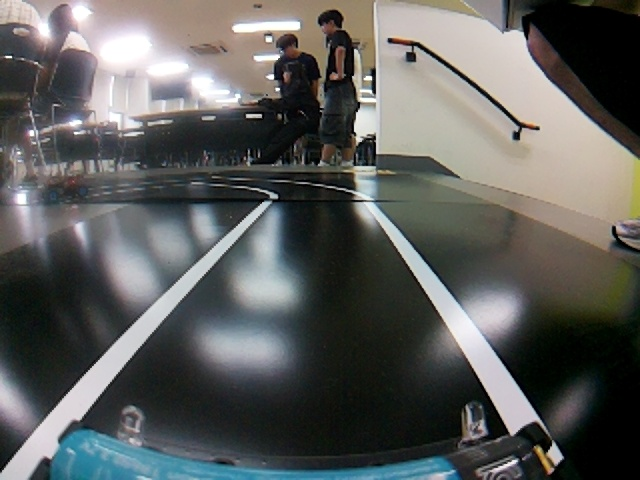
#> input picture test_pic_1.jpg, 640 x 480 px, found by its file name
$ python image_test_choi.py
#> lines starting #> are read from the running program, lines starting #| are printed output that depends on the picture; after the words box and inside, x2 and y2 are one past the last pixel; in counts of white or black regions, pixels touching at a corner belong together
import cv2
import numpy as np

# 이미지 파일 경로
image_path = 'test_pic_1.jpg'    # 상대경로 (pwd: E:\dev_in_E\git-clones-E\auto_driving> )
# image_path = 'test_pic_2.jpg'    # 상대경로 (pwd: E:\dev_in_E\git-clones-E\auto_driving> )
# test_pic_1.jpg / test_pic_2.jpg / image_of_test.PNG

frame = cv2.imread(image_path)
#> frame is the input picture: shape (480, 640, 3); mean B, G, R 92.8, 94.7, 93.6
frame = cv2.resize(frame, (640, 480))
# image_path = 'C:/Users/HeoYun/Desktop/auto_driving/cap/captured_frames/frame_ (371).jpg'
# frame = cv2.imread(image_path)
#frame = cv2.resize(frame, (640, 480))
if frame is None:
    print(f"이미지를 불러올 수 없습니다: {image_path}")
    exit()

# 트랙바/창 생성 (lower_white, upper_white, binary)
cv2.namedWindow('lower_white')
# cv2.moveWindow('lower_white', -1000, -1000)     # 창 안보이게 치우기

cv2.namedWindow('upper_white')
# cv2.moveWindow('upper_white', -1000, -1000)     # 창 안보이게 치우기

cv2.createTrackbar('lower_S', 'lower_white', 0, 255, lambda x: None)
cv2.createTrackbar('lower_V', 'lower_white', 180, 255, lambda x: None)
cv2.createTrackbar('upper_S', 'upper_white', 28, 255, lambda x: None)

cv2.namedWindow('binary')
cv2.createTrackbar('thresh', 'binary', 175, 255, lambda x: None)
# cv2.moveWindow('binary', -1000, -1000)          # 창 안보이게 치우기

# hough lines 창 생성
cv2.namedWindow('hough')
cv2.createTrackbar('minLineLength', 'hough', 30, 100, lambda x: None)
cv2.createTrackbar('maxLineGap', 'hough', 30, 100, lambda x: None)
# cv2.moveWindow('hough', -1000, -1000)           # 창 안보이게 치우기

# 표시용 창 생성 및 크기 조절 가능
for name in ['original_image', 'hough_lines_only', 'original_with_lines', 'processed_frame']:
    cv2.namedWindow(name, cv2.WINDOW_NORMAL)
    cv2.resizeWindow(name, 640, 480)


while True:
    # 트랙바에서 값 읽기
    ls = cv2.getTrackbarPos('lower_S', 'lower_white')   # 인수 2개: '트랙바 이름', '트랙바 창 이름' -> 트랙바 값 반환
    # lv = cv2.getTrackbarPos('lower_V', 'lower_white')   # lower_V = 얼마나 밝아야 흰색으로 볼 것인가
    lv = 196                                            # 수정: 196 임의 설정
    us = cv2.getTrackbarPos('upper_S', 'upper_white')   # upper_S = 얼마나 채도가 낮아야 흰색으로 볼 것인가
    lower_white = np.array([0, ls, lv])
    upper_white = np.array([180, us, 255])

    # 추가 4. 흰색&검은색만 남기기 ---------------------------------------------------
    hsv_full = cv2.cvtColor(frame, cv2.COLOR_BGR2HSV)
#> hsv_full: shape (480, 640, 3); mean H, S, V 68.2, 50.2, 100.7

    # 흰색 범위 (채도 낮고, 밝기 높음)
    lower_white_full = np.array([0, 0, 180])
    upper_white_full = np.array([180, 40, 255])
    mask_white_only = cv2.inRange(hsv_full, lower_white_full, upper_white_full)
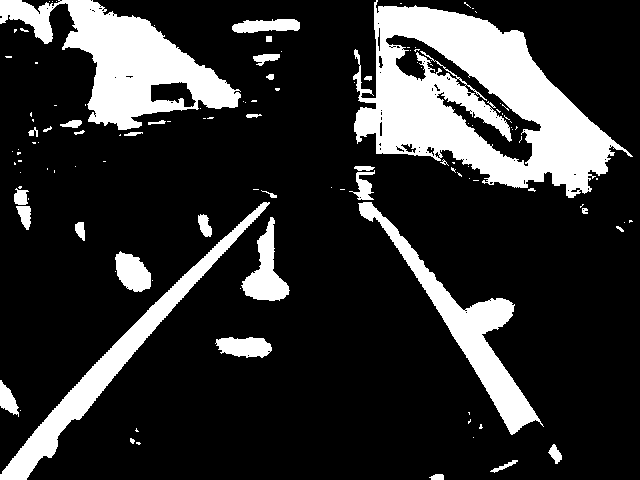
#> mask_white_only: shape (480, 640); 19.5% white; 119 white regions (86 under 20 px), largest, box (x1, y1, x2, y2) and area: (353, 0, 633, 198) 26127, (0, 0, 241, 130) 12485, (0, 202, 270, 480) 6867

    # 검은색 범위 (밝기 낮음)
    lower_black_full = np.array([0, 0, 0])
    upper_black_full = np.array([180, 255, 50])
    mask_black_only = cv2.inRange(hsv_full, lower_black_full, upper_black_full)
#> mask_black_only: shape (480, 640); 35.5% white; 210 white regions (180 under 20 px), largest, box (x1, y1, x2, y2) and area: (81, 171, 509, 469) 49544, (452, 265, 640, 480) 19554, (0, 251, 131, 413) 12234

    # 흰색 + 검은색 마스크 합치기
    mask_wb = cv2.bitwise_or(mask_white_only, mask_black_only)
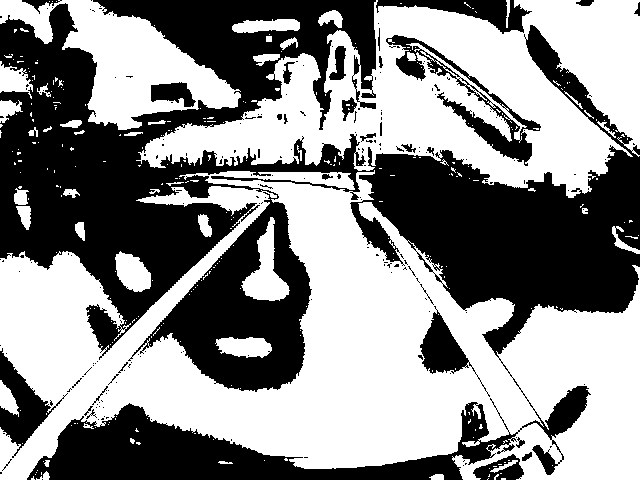
#> mask_wb: shape (480, 640); 55% white; 208 black regions (178 under 20 px), largest, box (x1, y1, x2, y2) and area: (0, 0, 640, 480) 124884, (386, 35, 541, 166) 3592, (0, 348, 68, 458) 2364

    # 마스크 적용
    frame = cv2.bitwise_and(frame, frame, mask=mask_wb)
    # -----------------------------------------------------------------------------

    # 추가 4. 흰/검만 남기는 전처리 (Lab 기반, 극단 필터) -------------------------------
    # lab = cv2.cvtColor(frame, cv2.COLOR_BGR2Lab)
    # L, A, B = cv2.split(lab)

    # # 무채색(그레이/흰/검): a,b가 128 근처
    # ta, tb = 10, 10            # a,b 허용 범위(작을수록 더 극단)
    # mask_a = cv2.inRange(A, 128 - ta, 128 + ta)
    # mask_b = cv2.inRange(B, 128 - tb, 128 + tb)
    # mask_neutral = cv2.bitwise_and(mask_a, mask_b)

    # # 밝기 기준으로 흰/검 분리
    # L_white_min = 200          # 높일수록 더 순백만 통과
    # L_black_max = 60           # 낮출수록 더 순흑만 통과
    # mask_white = cv2.inRange(L, L_white_min, 255)
    # mask_black = cv2.inRange(L, 0, L_black_max)

    # # 무채색 조건과 AND
    # mask_white = cv2.bitwise_and(mask_white, mask_neutral)
    # mask_black = cv2.bitwise_and(mask_black, mask_neutral)

    # # 최종: 흰 + 검만 남김
    # mask_wb = cv2.bitwise_or(mask_white, mask_black)

    # # (선택) 작은 점 제거
    # # kernel = cv2.getStructuringElement(cv2.MORPH_RECT, (3, 3))
    # # mask_wb = cv2.morphologyEx(mask_wb, cv2.MORPH_OPEN, kernel, iterations=1)

    # # 원본 프레임에 마스크 적용 → 나머지 색 전부 제거
    # frame = cv2.bitwise_and(frame, frame, mask=mask_wb)

    # # 두 톤으로 보고 싶으면(디버깅용):
    # # result = np.zeros_like(frame)
    # # result[mask_white > 0] = (255, 255, 255)
    # # result[mask_black > 0] = (0, 0, 0)
    # # cv2.imshow('wb_only', result)
    # ----------------------------------------------------------------------------


    # 1. HSV 마스킹 및 gray 변환
    hsv = cv2.cvtColor(frame, cv2.COLOR_BGR2HSV)
#> hsv: shape (480, 640, 3); mean H, S, V 36.1, 28.7, 49.3
    mask = cv2.inRange(hsv, lower_white, upper_white)
#> mask: shape (480, 640); 12% white; 77 white regions (45 under 20 px), largest, box (x1, y1, x2, y2) and area: (380, 9, 610, 141) 9574, (64, 0, 241, 130) 9253, (0, 203, 267, 480) 6618
    mask_white = cv2.bitwise_and(frame, frame, mask=mask)
    gray = cv2.cvtColor(mask_white, cv2.COLOR_BGR2GRAY)

    # 추가 1. 미디언 블러 (반사광 억제)
    gray = cv2.medianBlur(gray, 3)

    # 추가 2-1. 화이트 탑햇 (작은 반사광 추출해서 제거)
    kernel_size = 7  # 차선 두께보다 약간 작은 크기로 조정
    kernel = cv2.getStructuringElement(cv2.MORPH_RECT, (kernel_size, kernel_size))
    tophat = cv2.morphologyEx(gray, cv2.MORPH_TOPHAT, kernel)

    # 추가 2-2. 반사광 억제: 원본 gray에서 tophat 결과 빼기
    gray = cv2.subtract(gray, tophat)

    # 2. binary threshold/canny
    threshold_val = cv2.getTrackbarPos('thresh', 'binary')
    _, binary = cv2.threshold(gray, threshold_val, 255, cv2.THRESH_BINARY)
#> binary: shape (480, 640); 10.9% white; 16 white regions, largest, box (x1, y1, x2, y2) and area: (382, 10, 580, 134) 9119, (67, 0, 238, 128) 9082, (0, 234, 235, 480) 6277
    kernel = np.ones((5, 5), np.uint8)
    morphed = cv2.morphologyEx(binary, cv2.MORPH_CLOSE, kernel)
#> morphed: shape (480, 640); 10.9% white; 14 white regions, largest, box (x1, y1, x2, y2) and area: (382, 10, 580, 134) 9138, (67, 0, 238, 128) 9131, (0, 234, 235, 480) 6283
    edges = cv2.Canny(morphed, 80, 200, apertureSize=5)         # 수정 3. Canny 강한 경계 검출 (기존: 40, 120, 3)
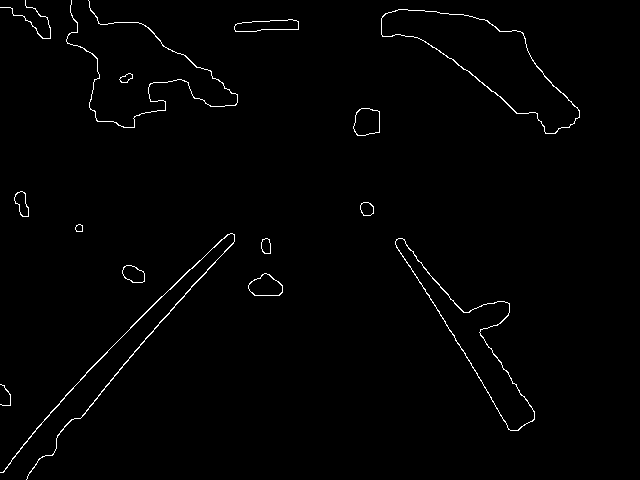
#> edges: shape (480, 640); 1.1% white in thin lines or dots

    # 3. 허프 라인 검출
    minLineLength = cv2.getTrackbarPos('minLineLength', 'hough')
    maxLineGap = cv2.getTrackbarPos('maxLineGap', 'hough')
    lines = cv2.HoughLinesP(edges, 1, np.pi / 180, threshold=80, minLineLength=minLineLength, maxLineGap=maxLineGap)
#> lines = [[114, 375, 196, 281], [395, 242, 491, 397], [65, 395, 151, 306], [27, 477, 118, 372], [124, 334, 227, 234], [0, 472, 94, 364]]

    # (1) 허프 라인만 그린 이미지 (검정 바탕)
    hough_img = np.zeros_like(frame)
    if lines is not None:
        for line in lines:
            x1, y1, x2, y2 = line[0]
            cv2.line(hough_img, (x1, y1), (x2, y2), (0,255,0), 2)
#> this loop made 6 passes
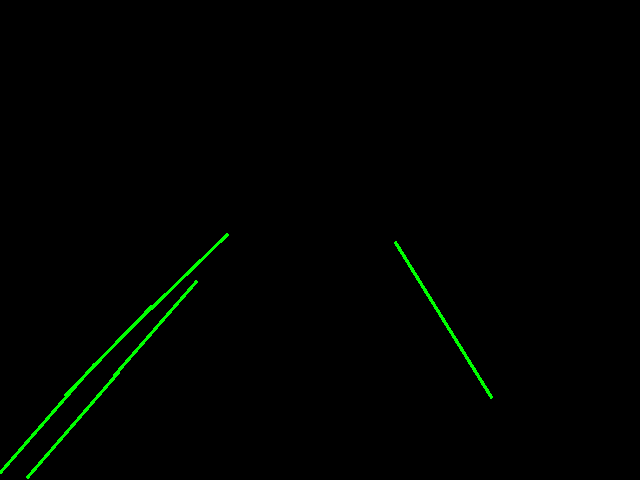
#> hough_img: shape (480, 640, 3); mean of channels 0, 1, 2 0, 2.1, 0; drawn as B, G, R

    # (2) 원본 이미지 위에 허프 라인 그린 이미지
    original_with_lines = frame.copy()
    if lines is not None:
        for line in lines:
            x1, y1, x2, y2 = line[0]
            cv2.line(original_with_lines, (x1, y1), (x2, y2), (0,255,0), 2)
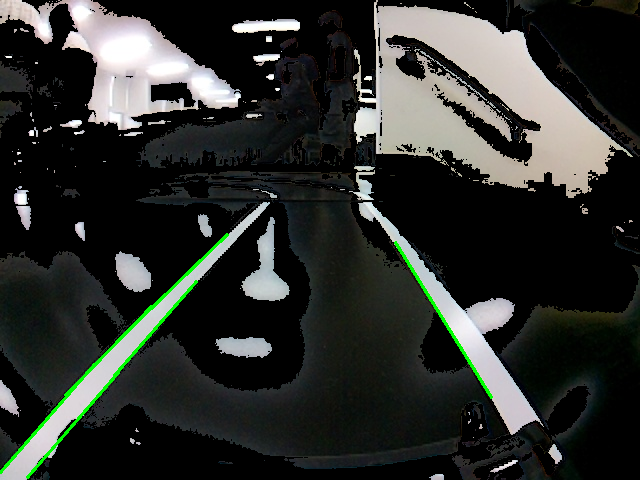
#> original_with_lines: shape (480, 640, 3); mean B, G, R 45.3, 48.5, 46.2

    # (3) processed_frame(엣지에 허프 라인 그리기)
    pre_frame = cv2.cvtColor(edges, cv2.COLOR_GRAY2BGR)
#> pre_frame: shape (480, 640, 3); 1.1% white in thin lines or dots
    if lines is not None:
        for line in lines:
            x1, y1, x2, y2 = line[0]
            cv2.line(pre_frame, (x1, y1), (x2, y2), (0,255,0), 2)
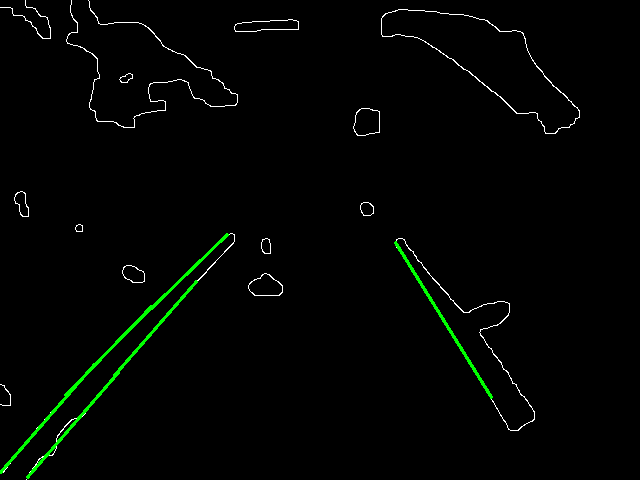
#> pre_frame: shape (480, 640, 3); mean B, G, R 2.1, 4.3, 2.1

    # (4) 원본 이미지만 따로
    cv2.imshow('original_image', frame)
    cv2.imshow('hough_lines_only', hough_img)
    cv2.imshow('original_with_lines', original_with_lines)
    cv2.imshow('processed_frame', pre_frame)

    # y = 380 에서 차선 중심 계산 및 x_candidates 저장
    y_target = 380  # 원하는 y좌표

    x_candidates = []

    if lines is not None:
     for line in lines:
            x1, y1, x2, y2 = line[0]
         # y=380을 선분이 지나갈 경우만!
            if (y1 - y_target) * (y2 - y_target) <= 0:
             # 선분 공식으로 y=380에서 x 좌표 계산
                if y2 != y1:
                    x_at_y = x1 + (y_target - y1) * (x2 - x1) / (y2 - y1)
                    x_candidates.append(int(x_at_y))
                elif y1 == y2 == y_target:  # 수평선(드물지만)
                   x_candidates.extend([x1, x2])
#> this loop made 6 passes
#> (x1, y1, x2, y2, x_at_y) on passes 2, 3, 4, 6: (395, 242, 491, 397, 480.5), (65, 395, 151, 306, 79.49), (27, 477, 118, 372, 111.1), (0, 472, 94, 364, 80.07)
#> after the loop, x_candidates = [480, 79, 111, 80]

    if x_candidates:
        mean_x = int(np.mean(x_candidates))
#> mean_x = 187
        cv2.circle(hough_img, (mean_x, y_target), 8, (0, 0, 255), -1)  # 빨간 점 표시
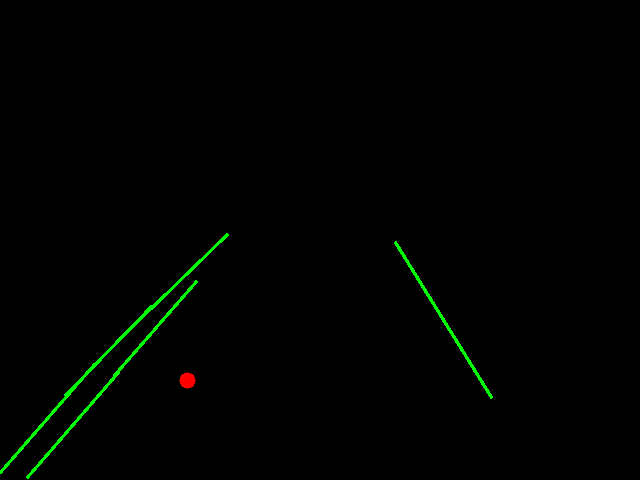
#> hough_img: shape (480, 640, 3); 0.06% of pixels changed, all inside (x1, y1, x2, y2) = (179, 372, 196, 389); drawn as B, G, R

    cv2.imshow('hough_img', hough_img)

    if cv2.waitKey(1) & 0xFF == 27:  # ESC 종료
#> (key Esc is pressed here)
        break


cv2.destroyAllWindows()


"""
사진 저장 코드
        frame = runtime.camera.get_image()
        frame = cv2.cvtColor(frame, cv2.COLOR_BGRA2RGB)
        if frame is None:
            print("❌ 프레임 없음, 저장 안 함")
        else:
            timestamp = datetime.datetime.now().strftime("%Y%m%d_%H%M%S_%f")
            filename = f"frame_{timestamp}.jpg"
            filepath = os.path.join(save_dir, filename)

            ok = cv2.imwrite(filepath, frame)
            if ok:
                print(f"✅ 이미지 저장 완료: {filename}")
            else:
                print(f"❌ 이미지 저장 실패: {filename}")

        time.sleep(0.3)

"""

$ run again, with test_pic_2.jpg copied over test_pic_1.jpg
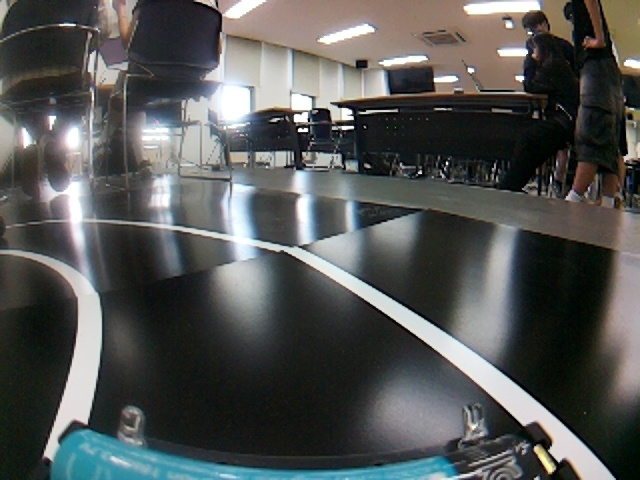
#> input picture test_pic_2.jpg, 640 x 480 px, found by its file name
#> frame is the input picture: shape (480, 640, 3); mean B, G, R 84, 85.3, 83.4
#> hsv_full: shape (480, 640, 3); mean H, S, V 66.6, 49.3, 90.7
#> mask_white_only: shape (480, 640); 11.7% white; 158 white regions (104 under 20 px), largest, box (x1, y1, x2, y2) and area: (143, 176, 615, 480) 10213, (186, 33, 389, 164) 8210, (33, 257, 102, 460) 4532
#> mask_black_only: shape (480, 640); 41.4% white; 220 white regions (181 under 20 px), largest, box (x1, y1, x2, y2) and area: (81, 229, 440, 469) 43966, (331, 0, 640, 199) 27065, (498, 230, 640, 480) 18608
#> mask_wb: shape (480, 640); 53% white; 256 black regions (223 under 20 px), largest, box (x1, y1, x2, y2) and area: (0, 0, 640, 480) 112433, (42, 348, 531, 480) 23917, (600, 0, 640, 78) 2159
#> hsv: shape (480, 640, 3); mean H, S, V 35.5, 28.5, 37.5
#> mask: shape (480, 640); 8.9% white; 119 white regions (73 under 20 px), largest, box (x1, y1, x2, y2) and area: (151, 183, 612, 480) 8775, (186, 42, 360, 157) 5986, (44, 267, 102, 460) 4158
#> binary: shape (480, 640); 7.6% white; 27 white regions, largest, box (x1, y1, x2, y2) and area: (292, 248, 612, 480) 6833, (187, 62, 316, 129) 4550, (54, 272, 102, 433) 3840
#> morphed: shape (480, 640); 7.6% white; 24 white regions, largest, box (x1, y1, x2, y2) and area: (292, 248, 612, 480) 6835, (187, 62, 344, 129) 5342, (46, 272, 102, 456) 4024
#> edges: shape (480, 640); 1.1% white in thin lines or dots
#> lines = [[436, 349, 579, 469], [292, 253, 379, 308], [477, 354, 552, 415]]
#> the loop `for line in lines:` made 3 passes
#> after the loop `for line in lines:`:
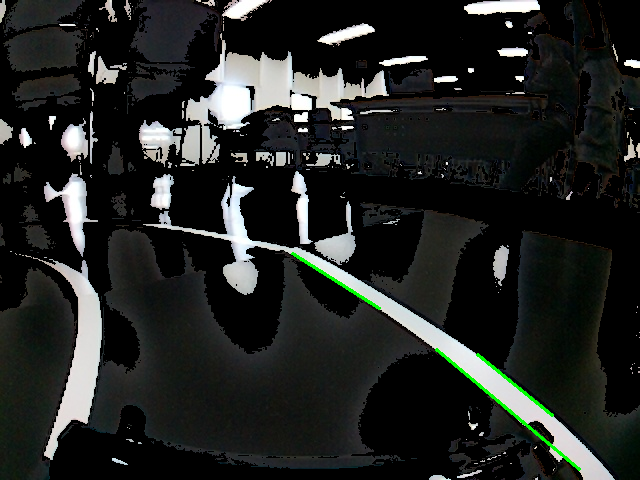
#> original_with_lines: shape (480, 640, 3); mean B, G, R 35, 36.9, 34.6
#> the loop `for line in lines:` made 3 passes
#> (x1, y1, x2, y2, x_at_y) on passes 1, 3: (436, 349, 579, 469, 472.9), (477, 354, 552, 415, 509)
#> after the loop `for line in lines:`: x_candidates = [472, 508]
#> mean_x = 490
#> `cv2.circle(hough_img, (mean_x, y_target), 8, (0, 0, 255), -1)`:
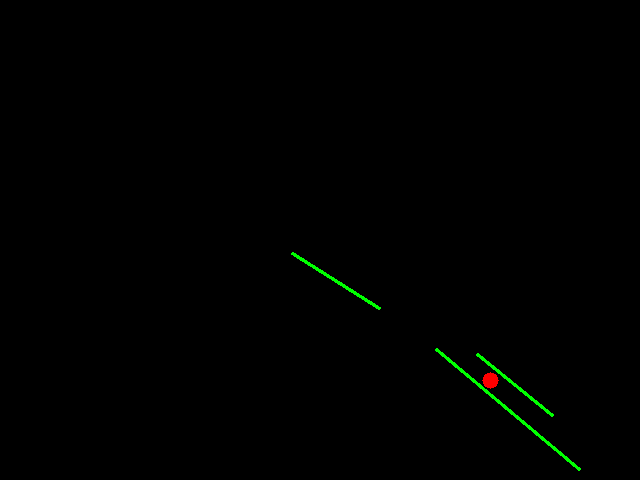
#> hough_img: shape (480, 640, 3); mean of channels 0, 1, 2 0, 1.1, 0.2; drawn as B, G, R

$ run again, with image_of_test.PNG saved as test_pic_1.jpg
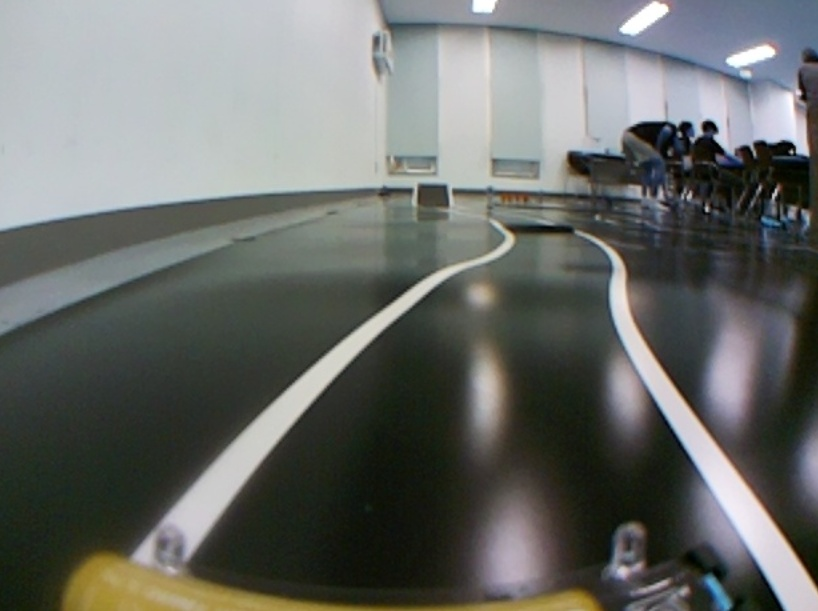
#> input picture image_of_test.PNG, 818 x 611 px, found by its file name
#> frame is the input picture: shape (611, 818, 3); mean B, G, R 104.4, 107.8, 105.1
#> hsv_full: shape (480, 640, 3); mean H, S, V 69.5, 42.2, 111.9
#> mask_white_only: shape (480, 640); 26.6% white; 37 white regions (19 under 20 px), largest, box (x1, y1, x2, y2) and area: (0, 0, 633, 180) 67097, (465, 188, 640, 480) 5757, (128, 174, 401, 437) 5719
#> mask_black_only: shape (480, 640); 27.2% white; 83 white regions (62 under 20 px), largest, box (x1, y1, x2, y2) and area: (154, 250, 376, 475) 30574, (0, 297, 195, 480) 19378, (398, 275, 569, 480) 16078
#> mask_wb: shape (480, 640); 53.9% white; 114 black regions (98 under 20 px), largest, box (x1, y1, x2, y2) and area: (0, 0, 640, 480) 134022, (470, 410, 544, 480) 2772, (617, 320, 640, 411) 1447
#> hsv: shape (480, 640, 3); mean H, S, V 36.9, 24, 63.7
#> mask: shape (480, 640); 22.5% white; 37 white regions (21 under 20 px), largest, box (x1, y1, x2, y2) and area: (0, 0, 301, 177) 45429, (474, 194, 640, 480) 5060, (132, 185, 400, 433) 5040
#> binary: shape (480, 640); 21.8% white; 14 white regions, largest, box (x1, y1, x2, y2) and area: (0, 0, 301, 177) 45169, (479, 218, 640, 480) 4971, (134, 243, 309, 426) 4441
#> morphed: shape (480, 640); 21.9% white; 11 white regions, largest, box (x1, y1, x2, y2) and area: (0, 0, 301, 177) 45296, (422, 46, 538, 118) 5190, (479, 218, 640, 480) 4976
#> edges: shape (480, 640); 1% white in thin lines or dots
#> lines = [[506, 278, 610, 422], [134, 404, 223, 309], [491, 274, 615, 473], [205, 357, 278, 276], [519, 298, 554, 346], [46, 167, 227, 148], [153, 425, 227, 331], [546, 363, 616, 476]]
#> the loop `for line in lines:` made 8 passes
#> after the loop `for line in lines:`:
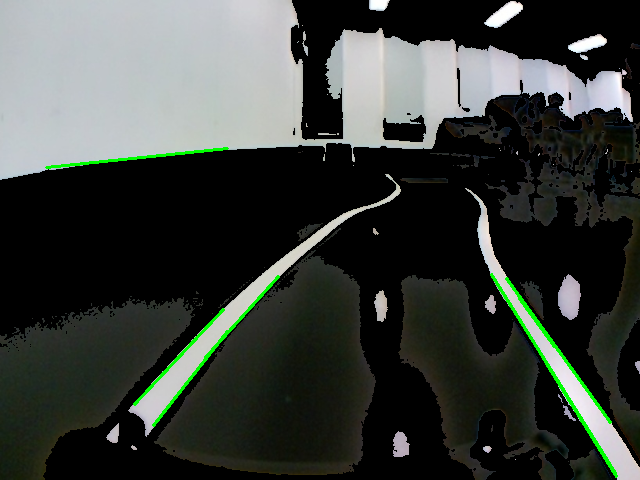
#> original_with_lines: shape (480, 640, 3); mean B, G, R 59.1, 63.4, 59
#> the loop `for line in lines:` made 8 passes
#> (x1, y1, x2, y2, x_at_y) on passes 1, 2, 3, 7, 8: (506, 278, 610, 422, 579.7), (134, 404, 223, 309, 156.5), (491, 274, 615, 473, 557.1), (153, 425, 227, 331, 188.4), (546, 363, 616, 476, 556.5)
#> after the loop `for line in lines:`: x_candidates = [579, 156, 557, 188, 556]
#> mean_x = 407
#> `cv2.circle(hough_img, (mean_x, y_target), 8, (0, 0, 255), -1)`:
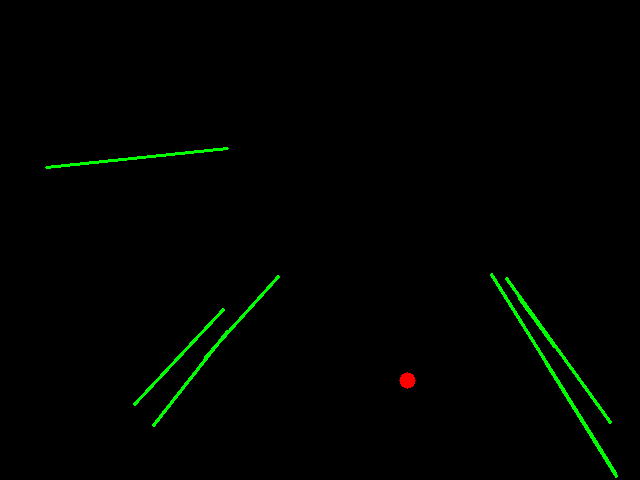
#> hough_img: shape (480, 640, 3); mean of channels 0, 1, 2 0, 2.6, 0.2; drawn as B, G, R
